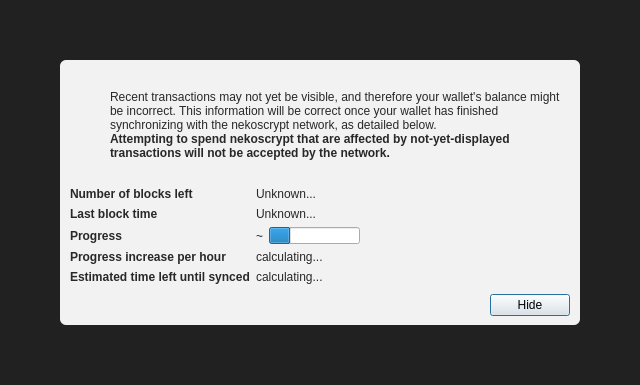
<?xml version="1.0" encoding="UTF-8"?>
<ui version="4.0">
 <class>ModalOverlay</class>
 <widget class="ModalOverlay" name="ModalOverlay">
  <property name="geometry">
   <rect>
    <x>0</x>
    <y>0</y>
    <width>640</width>
    <height>385</height>
   </rect>
  </property>
  <property name="windowTitle">
   <string>Form</string>
  </property>
  <layout class="QVBoxLayout" name="verticalLayout" stretch="0">
   <property name="sizeConstraint">
    <enum>QLayout::SetDefaultConstraint</enum>
   </property>
   <property name="leftMargin">
    <number>0</number>
   </property>
   <property name="topMargin">
    <number>0</number>
   </property>
   <property name="rightMargin">
    <number>0</number>
   </property>
   <property name="bottomMargin">
    <number>0</number>
   </property>
   <item>
    <widget class="QWidget" name="bgWidget" native="true">
     <property name="styleSheet">
      <string notr="true">#bgWidget { background: rgba(0,0,0,220); }</string>
     </property>
     <layout class="QVBoxLayout" name="verticalLayoutMain" stretch="1">
      <property name="leftMargin">
       <number>60</number>
      </property>
      <property name="topMargin">
       <number>60</number>
      </property>
      <property name="rightMargin">
       <number>60</number>
      </property>
      <property name="bottomMargin">
       <number>60</number>
      </property>
      <item>
       <widget class="QWidget" name="contentWidget" native="true">
        <property name="styleSheet">
         <string notr="true">#contentWidget { background: rgba(255,255,255,240); border-radius: 6px; }

QLabel { color: rgb(40,40,40);  }</string>
        </property>
        <layout class="QVBoxLayout" name="verticalLayoutSub" stretch="1,0,0,0">
         <property name="spacing">
          <number>0</number>
         </property>
         <property name="leftMargin">
          <number>10</number>
         </property>
         <property name="topMargin">
          <number>10</number>
         </property>
         <property name="rightMargin">
          <number>10</number>
         </property>
         <property name="bottomMargin">
          <number>10</number>
         </property>
         <item>
          <layout class="QHBoxLayout" name="horizontalLayoutIconText" stretch="0,1">
           <property name="topMargin">
            <number>20</number>
           </property>
           <item>
            <layout class="QVBoxLayout" name="verticalLayoutIcon">
             <property name="leftMargin">
              <number>0</number>
             </property>
             <item>
              <widget class="QPushButton" name="warningIcon">
               <property name="enabled">
                <bool>false</bool>
               </property>
               <property name="text">
                <string/>
               </property>
               <property name="icon">
                <iconset>
                 <normaloff>:/icons/warning</normaloff>
                 <disabledoff>:/icons/warning</disabledoff>:/icons/warning</iconset>
               </property>
               <property name="iconSize">
                <size>
                 <width>48</width>
                 <height>48</height>
                </size>
               </property>
               <property name="flat">
                <bool>true</bool>
               </property>
              </widget>
             </item>
             <item>
              <spacer name="verticalSpacerWarningIcon">
               <property name="orientation">
                <enum>Qt::Vertical</enum>
               </property>
               <property name="sizeHint" stdset="0">
                <size>
                 <width>20</width>
                 <height>40</height>
                </size>
               </property>
              </spacer>
             </item>
            </layout>
           </item>
           <item>
            <layout class="QVBoxLayout" name="verticalLayoutInfoText">
             <property name="leftMargin">
              <number>0</number>
             </property>
             <property name="topMargin">
              <number>0</number>
             </property>
             <item>
              <widget class="QLabel" name="infoText">
               <property name="text">
                <string>Recent transactions may not yet be visible, and therefore your wallet's balance might be incorrect. This information will be correct once your wallet has finished synchronizing with the nekoscrypt network, as detailed below.</string>
               </property>
               <property name="textFormat">
                <enum>Qt::RichText</enum>
               </property>
               <property name="wordWrap">
                <bool>true</bool>
               </property>
              </widget>
             </item>
             <item>
              <widget class="QLabel" name="infoTextStrong">
               <property name="font">
                <font>
                 <weight>75</weight>
                 <bold>true</bold>
                </font>
               </property>
               <property name="text">
                <string>Attempting to spend nekoscrypt that are affected by not-yet-displayed transactions will not be accepted by the network.</string>
               </property>
               <property name="textFormat">
                <enum>Qt::RichText</enum>
               </property>
               <property name="wordWrap">
                <bool>true</bool>
               </property>
              </widget>
             </item>
             <item>
              <spacer name="verticalSpacerInTextSpace">
               <property name="orientation">
                <enum>Qt::Vertical</enum>
               </property>
               <property name="sizeHint" stdset="0">
                <size>
                 <width>20</width>
                 <height>40</height>
                </size>
               </property>
              </spacer>
             </item>
            </layout>
           </item>
          </layout>
         </item>
         <item>
          <spacer name="verticalSpacerAfterText">
           <property name="orientation">
            <enum>Qt::Vertical</enum>
           </property>
           <property name="sizeHint" stdset="0">
            <size>
             <width>20</width>
             <height>40</height>
            </size>
           </property>
          </spacer>
         </item>
         <item>
          <layout class="QFormLayout" name="formLayout">
           <property name="fieldGrowthPolicy">
            <enum>QFormLayout::FieldsStayAtSizeHint</enum>
           </property>
           <property name="horizontalSpacing">
            <number>6</number>
           </property>
           <property name="verticalSpacing">
            <number>6</number>
           </property>
           <property name="topMargin">
            <number>10</number>
           </property>
           <item row="0" column="0">
            <widget class="QLabel" name="labelNumberOfBlocksLeft">
             <property name="font">
              <font>
               <weight>75</weight>
               <bold>true</bold>
              </font>
             </property>
             <property name="text">
              <string>Number of blocks left</string>
             </property>
            </widget>
           </item>
           <item row="0" column="1">
            <widget class="QLabel" name="numberOfBlocksLeft">
             <property name="text">
              <string>Unknown...</string>
             </property>
            </widget>
           </item>
           <item row="1" column="0">
            <widget class="QLabel" name="labelLastBlockTime">
             <property name="font">
              <font>
               <weight>75</weight>
               <bold>true</bold>
              </font>
             </property>
             <property name="text">
              <string>Last block time</string>
             </property>
            </widget>
           </item>
           <item row="1" column="1">
            <widget class="QLabel" name="newestBlockDate">
             <property name="sizePolicy">
              <sizepolicy hsizetype="Maximum" vsizetype="Preferred">
               <horstretch>0</horstretch>
               <verstretch>0</verstretch>
              </sizepolicy>
             </property>
             <property name="text">
              <string>Unknown...</string>
             </property>
            </widget>
           </item>
           <item row="2" column="0">
            <widget class="QLabel" name="labelSyncDone">
             <property name="font">
              <font>
               <weight>75</weight>
               <bold>true</bold>
              </font>
             </property>
             <property name="text">
              <string>Progress</string>
             </property>
            </widget>
           </item>
           <item row="2" column="1">
            <layout class="QHBoxLayout" name="horizontalLayoutSync" stretch="0,1">
             <item>
              <widget class="QLabel" name="percentageProgress">
               <property name="text">
                <string notr="true">~</string>
               </property>
              </widget>
             </item>
             <item>
              <widget class="QProgressBar" name="progressBar">
               <property name="value">
                <number>24</number>
               </property>
               <property name="format">
                <string/>
               </property>
              </widget>
             </item>
            </layout>
           </item>
           <item row="4" column="0">
            <widget class="QLabel" name="labelProgressIncrease">
             <property name="font">
              <font>
               <weight>75</weight>
               <bold>true</bold>
              </font>
             </property>
             <property name="text">
              <string>Progress increase per hour</string>
             </property>
            </widget>
           </item>
           <item row="4" column="1">
            <widget class="QLabel" name="progressIncreasePerH">
             <property name="text">
              <string>calculating...</string>
             </property>
            </widget>
           </item>
           <item row="5" column="0">
            <widget class="QLabel" name="labelEstimatedTimeLeft">
             <property name="font">
              <font>
               <weight>75</weight>
               <bold>true</bold>
              </font>
             </property>
             <property name="text">
              <string>Estimated time left until synced</string>
             </property>
            </widget>
           </item>
           <item row="5" column="1">
            <widget class="QLabel" name="expectedTimeLeft">
             <property name="text">
              <string>calculating...</string>
             </property>
            </widget>
           </item>
          </layout>
         </item>
         <item>
          <layout class="QHBoxLayout" name="horizontalLayoutButtons">
           <property name="leftMargin">
            <number>10</number>
           </property>
           <property name="topMargin">
            <number>10</number>
           </property>
           <item>
            <spacer name="horizontalSpacer">
             <property name="orientation">
              <enum>Qt::Horizontal</enum>
             </property>
             <property name="sizeHint" stdset="0">
              <size>
               <width>40</width>
               <height>20</height>
              </size>
             </property>
            </spacer>
           </item>
           <item>
            <widget class="QPushButton" name="closeButton">
             <property name="text">
              <string>Hide</string>
             </property>
             <property name="focusPolicy">
              <enum>Qt::StrongFocus</enum>
             </property>
             <property name="default">
              <bool>true</bool>
             </property>
            </widget>
           </item>
          </layout>
         </item>
        </layout>
       </widget>
      </item>
     </layout>
    </widget>
   </item>
  </layout>
 </widget>
 <customwidgets>
  <customwidget>
   <class>ModalOverlay</class>
   <extends>QWidget</extends>
   <header>qt/modaloverlay.h</header>
   <container>1</container>
  </customwidget>
 </customwidgets>
 <resources/>
 <connections/>
</ui>
